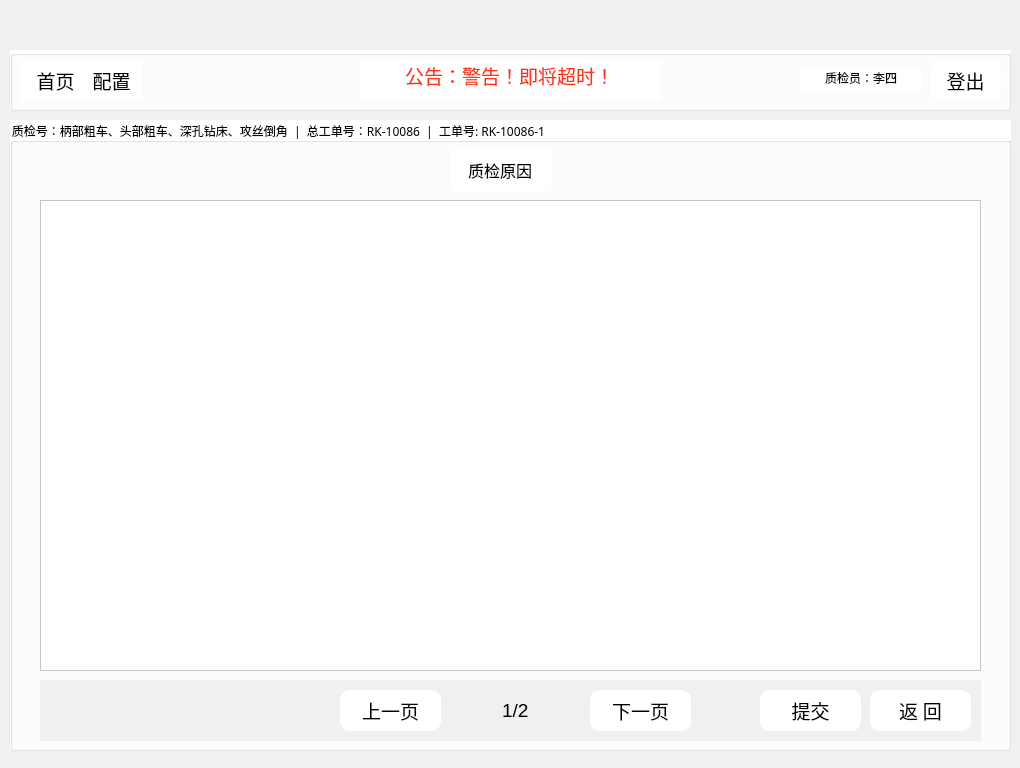
<?xml version="1.0" encoding="UTF-8"?>
<ui version="4.0">
 <class>checkquantityreason</class>
 <widget class="QWidget" name="checkquantityreason">
  <property name="geometry">
   <rect>
    <x>0</x>
    <y>0</y>
    <width>1020</width>
    <height>768</height>
   </rect>
  </property>
  <property name="windowTitle">
   <string>Form</string>
  </property>
  <property name="styleSheet">
   <string notr="true">background-color: #F0F0F0;</string>
  </property>
  <widget class="QLabel" name="label">
   <property name="geometry">
    <rect>
     <x>0</x>
     <y>0</y>
     <width>1021</width>
     <height>41</height>
    </rect>
   </property>
   <property name="styleSheet">
    <string notr="true">border-image: url(:/10.png);</string>
   </property>
   <property name="text">
    <string/>
   </property>
  </widget>
  <widget class="QLabel" name="label_4">
   <property name="geometry">
    <rect>
     <x>760</x>
     <y>0</y>
     <width>61</width>
     <height>41</height>
    </rect>
   </property>
   <property name="styleSheet">
    <string notr="true">border-image: url(:/login/3.png);</string>
   </property>
   <property name="text">
    <string/>
   </property>
  </widget>
  <widget class="QGroupBox" name="groupBox">
   <property name="geometry">
    <rect>
     <x>10</x>
     <y>120</y>
     <width>1001</width>
     <height>631</height>
    </rect>
   </property>
   <property name="font">
    <font>
     <family>微软雅黑</family>
    </font>
   </property>
   <property name="styleSheet">
    <string notr="true">background-color: #FFFFFF;</string>
   </property>
   <property name="title">
    <string>质检号：柄部粗车、头部粗车、深孔钻床、攻丝倒角  |  总工单号：RK-10086  |  工单号: RK-10086-1</string>
   </property>
   <widget class="QTableWidget" name="tableWidget_2">
    <property name="geometry">
     <rect>
      <x>30</x>
      <y>80</y>
      <width>941</width>
      <height>471</height>
     </rect>
    </property>
    <property name="font">
     <font>
      <pointsize>10</pointsize>
     </font>
    </property>
    <property name="verticalScrollMode">
     <enum>QAbstractItemView::ScrollPerItem</enum>
    </property>
    <attribute name="horizontalHeaderVisible">
     <bool>false</bool>
    </attribute>
    <attribute name="horizontalHeaderCascadingSectionResizes">
     <bool>false</bool>
    </attribute>
   </widget>
   <widget class="QLineEdit" name="lineEdit_54">
    <property name="geometry">
     <rect>
      <x>440</x>
      <y>30</y>
      <width>101</width>
      <height>41</height>
     </rect>
    </property>
    <property name="font">
     <font>
      <family>宋体</family>
      <pointsize>12</pointsize>
     </font>
    </property>
    <property name="styleSheet">
     <string notr="true">border:none</string>
    </property>
    <property name="text">
     <string>质检原因</string>
    </property>
    <property name="cursorPosition">
     <number>4</number>
    </property>
    <property name="alignment">
     <set>Qt::AlignCenter</set>
    </property>
   </widget>
   <widget class="QPushButton" name="pushButton_18">
    <property name="geometry">
     <rect>
      <x>330</x>
      <y>570</y>
      <width>101</width>
      <height>41</height>
     </rect>
    </property>
    <property name="font">
     <font>
      <family>宋体</family>
      <pointsize>14</pointsize>
     </font>
    </property>
    <property name="styleSheet">
     <string notr="true">QPushButton#pushButton_18 {
border: 1px solid black;
background-color: #ffffff;
border: none;
border-radius: 10px;
}

QPushButton#pushButton_18:hover {
background-color: rgb(240,240,240);
}</string>
    </property>
    <property name="text">
     <string>上一页</string>
    </property>
   </widget>
   <widget class="QPushButton" name="pushButton_4">
    <property name="geometry">
     <rect>
      <x>860</x>
      <y>570</y>
      <width>101</width>
      <height>41</height>
     </rect>
    </property>
    <property name="font">
     <font>
      <family>宋体</family>
      <pointsize>14</pointsize>
     </font>
    </property>
    <property name="styleSheet">
     <string notr="true">QPushButton#pushButton_4 {
border: none;
background-color: #ffffff;
border-radius: 10px;
}

QPushButton#pushButton_4:hover {
background-color: rgb(240,240,240);
}</string>
    </property>
    <property name="text">
     <string>返 回</string>
    </property>
   </widget>
   <widget class="QPushButton" name="pushButton_3">
    <property name="geometry">
     <rect>
      <x>580</x>
      <y>570</y>
      <width>101</width>
      <height>41</height>
     </rect>
    </property>
    <property name="font">
     <font>
      <family>宋体</family>
      <pointsize>14</pointsize>
     </font>
    </property>
    <property name="styleSheet">
     <string notr="true">QPushButton#pushButton_3 {
border: 1px solid black;
background-color: #ffffff;
border: none;
border-radius: 10px;
}

QPushButton#pushButton_3:hover {
background-color: rgb(240,240,240);
}</string>
    </property>
    <property name="text">
     <string>下一页</string>
    </property>
   </widget>
   <widget class="QTableWidget" name="tableWidget_3">
    <property name="geometry">
     <rect>
      <x>30</x>
      <y>560</y>
      <width>941</width>
      <height>61</height>
     </rect>
    </property>
    <property name="font">
     <font>
      <pointsize>10</pointsize>
     </font>
    </property>
    <property name="styleSheet">
     <string notr="true">background-color: #F0F0F0;
border: none;</string>
    </property>
    <property name="verticalScrollMode">
     <enum>QAbstractItemView::ScrollPerItem</enum>
    </property>
    <attribute name="horizontalHeaderVisible">
     <bool>false</bool>
    </attribute>
    <attribute name="horizontalHeaderCascadingSectionResizes">
     <bool>true</bool>
    </attribute>
   </widget>
   <widget class="QLineEdit" name="lineEdit_7">
    <property name="geometry">
     <rect>
      <x>460</x>
      <y>570</y>
      <width>91</width>
      <height>41</height>
     </rect>
    </property>
    <property name="font">
     <font>
      <family>Arial</family>
      <pointsize>14</pointsize>
     </font>
    </property>
    <property name="styleSheet">
     <string notr="true">border:none;
background-color: #F0F0F0;</string>
    </property>
    <property name="text">
     <string>1/2</string>
    </property>
    <property name="cursorPosition">
     <number>3</number>
    </property>
    <property name="alignment">
     <set>Qt::AlignCenter</set>
    </property>
   </widget>
   <widget class="QPushButton" name="pushButton_5">
    <property name="geometry">
     <rect>
      <x>750</x>
      <y>570</y>
      <width>101</width>
      <height>41</height>
     </rect>
    </property>
    <property name="font">
     <font>
      <family>宋体</family>
      <pointsize>14</pointsize>
     </font>
    </property>
    <property name="styleSheet">
     <string notr="true">QPushButton#pushButton_5 {
border: none;
background-color: #ffffff;
border-radius: 10px;
}

QPushButton#pushButton_5:hover {
background-color: rgb(240,240,240);
}</string>
    </property>
    <property name="text">
     <string>提交</string>
    </property>
   </widget>
   <zorder>tableWidget_3</zorder>
   <zorder>tableWidget_2</zorder>
   <zorder>lineEdit_54</zorder>
   <zorder>pushButton_18</zorder>
   <zorder>pushButton_4</zorder>
   <zorder>pushButton_3</zorder>
   <zorder>lineEdit_7</zorder>
   <zorder>pushButton_5</zorder>
  </widget>
  <widget class="QPushButton" name="pushButton_20">
   <property name="geometry">
    <rect>
     <x>81</x>
     <y>60</y>
     <width>61</width>
     <height>41</height>
    </rect>
   </property>
   <property name="font">
    <font>
     <family>宋体</family>
     <pointsize>14</pointsize>
    </font>
   </property>
   <property name="styleSheet">
    <string notr="true">QPushButton#pushButton_20 {
border: none;
background-color: #ffffff;
}

QPushButton#pushButton_20:hover {
background-color: rgb(240,240,240);
}</string>
   </property>
   <property name="text">
    <string>配置</string>
   </property>
  </widget>
  <widget class="QLineEdit" name="lineEdit_6">
   <property name="geometry">
    <rect>
     <x>801</x>
     <y>70</y>
     <width>121</width>
     <height>21</height>
    </rect>
   </property>
   <property name="font">
    <font>
     <family>Arial</family>
     <pointsize>9</pointsize>
    </font>
   </property>
   <property name="styleSheet">
    <string notr="true">border:none;
background-color: #ffffff;</string>
   </property>
   <property name="text">
    <string>质检员：李四</string>
   </property>
   <property name="cursorPosition">
    <number>6</number>
   </property>
   <property name="alignment">
    <set>Qt::AlignCenter</set>
   </property>
  </widget>
  <widget class="QGroupBox" name="groupBox_2">
   <property name="geometry">
    <rect>
     <x>10</x>
     <y>50</y>
     <width>1001</width>
     <height>61</height>
    </rect>
   </property>
   <property name="styleSheet">
    <string notr="true">background-color: #ffffff;</string>
   </property>
   <property name="title">
    <string/>
   </property>
   <widget class="QPushButton" name="pushButton_24">
    <property name="geometry">
     <rect>
      <x>10</x>
      <y>10</y>
      <width>71</width>
      <height>41</height>
     </rect>
    </property>
    <property name="font">
     <font>
      <family>宋体</family>
      <pointsize>14</pointsize>
     </font>
    </property>
    <property name="styleSheet">
     <string notr="true">QPushButton#pushButton_24 {
border: none;
}

QPushButton#pushButton_24:hover {
background-color: rgb(240,240,240);
}</string>
    </property>
    <property name="text">
     <string>首页</string>
    </property>
   </widget>
   <widget class="QPushButton" name="pushButton_30">
    <property name="geometry">
     <rect>
      <x>920</x>
      <y>10</y>
      <width>71</width>
      <height>41</height>
     </rect>
    </property>
    <property name="font">
     <font>
      <family>宋体</family>
      <pointsize>14</pointsize>
     </font>
    </property>
    <property name="styleSheet">
     <string notr="true">QPushButton#pushButton_30 {
border-radius: 10px;
text-align: center;
}

QPushButton#pushButton_30:hover {
background-color: rgb(240,240,240);
}</string>
    </property>
    <property name="text">
     <string>登出</string>
    </property>
   </widget>
   <widget class="QLineEdit" name="lineEdit_5">
    <property name="geometry">
     <rect>
      <x>350</x>
      <y>10</y>
      <width>301</width>
      <height>41</height>
     </rect>
    </property>
    <property name="font">
     <font>
      <family>Arial</family>
      <pointsize>14</pointsize>
     </font>
    </property>
    <property name="styleSheet">
     <string notr="true">color: rgb(255, 51, 15);
border:none</string>
    </property>
    <property name="text">
     <string>公告：警告！即将超时！</string>
    </property>
    <property name="cursorPosition">
     <number>11</number>
    </property>
    <property name="alignment">
     <set>Qt::AlignCenter</set>
    </property>
   </widget>
   <zorder>pushButton_30</zorder>
   <zorder>pushButton_24</zorder>
   <zorder>lineEdit_5</zorder>
  </widget>
  <zorder>groupBox_2</zorder>
  <zorder>label</zorder>
  <zorder>label_4</zorder>
  <zorder>groupBox</zorder>
  <zorder>pushButton_20</zorder>
  <zorder>lineEdit_6</zorder>
 </widget>
 <resources/>
 <connections/>
</ui>
